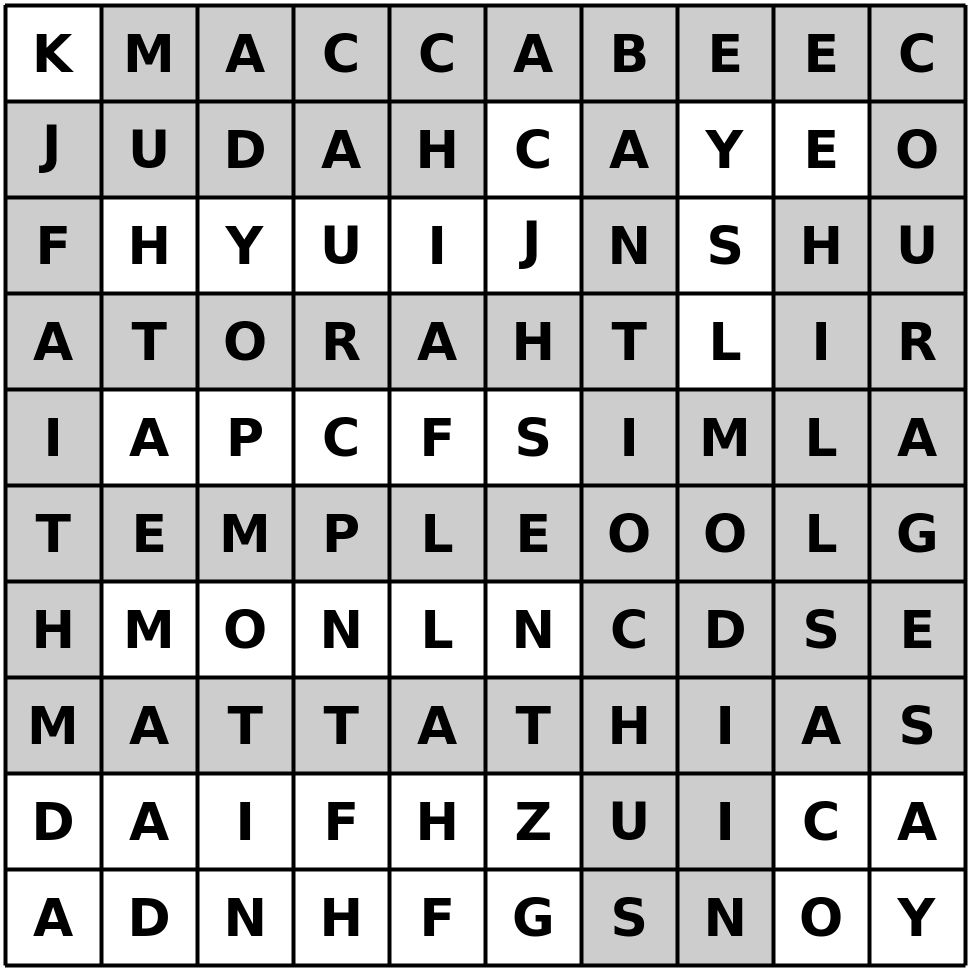
#> input picture books/hanukkah-8-nights/inputs/puzzle-assets/cacapalavras_noite1_gabarito_key.png, 1942 x 1942 px, given in place of cacapalavras_noite1.png, which was not available (shown at 1/2 size)
$ python montar_gabaritos_key.py
#> lines starting #> are read from the running program, lines starting #| are printed output that depends on the picture; after the words box and inside, x2 and y2 are one past the last pixel; in counts of white or black regions, pixels touching at a corner belong together; pictures that were not available may be replaced by others from this repository, and a replacement may not be noted
"""
montar_gabaritos_key.py
Gera os recortes *_key.png usados em content/answer-key.typ e confere, por codigo,
cada gabarito contra o puzzle impresso e contra o JSON. Nao sobrescreve nada:
todas as saidas tem sufixo _key. Uso (a partir da raiz do estudio):

    python books/hanukkah-8-nights/legacy/scripts/montar_gabaritos_key.py

Conversoes para miolo P&B: amarelo (destaque do caca-palavras) -> cinza claro;
vermelho (caminho do labirinto / contorno do ligar-pontos) -> cinza escuro mais grosso.
"""
import json
import re
import sys
from pathlib import Path

import numpy as np
from PIL import Image, ImageDraw, ImageFilter, ImageFont
from scipy import ndimage

ROOT = Path(__file__).resolve().parents[2]
PZ = ROOT / "inputs" / "puzzle-assets"
CT = ROOT / "content"
ok_all = True


def check(cond, msg):
    global ok_all
    print(("  ok   " if cond else "  FALHA ") + msg)
    if not cond:
        ok_all = False


def load(name, mode="RGB"):
#> called with name = 'cacapalavras_noite1.png', mode = 'L'
    return Image.open(PZ / name).convert(mode)
#> returned value is the input picture: PIL image 1942x1942 L; min 0, max 255, mean 187.2
#> call 2 of load, with name = 'cacapalavras_noite1_grade.png', mode = 'L'
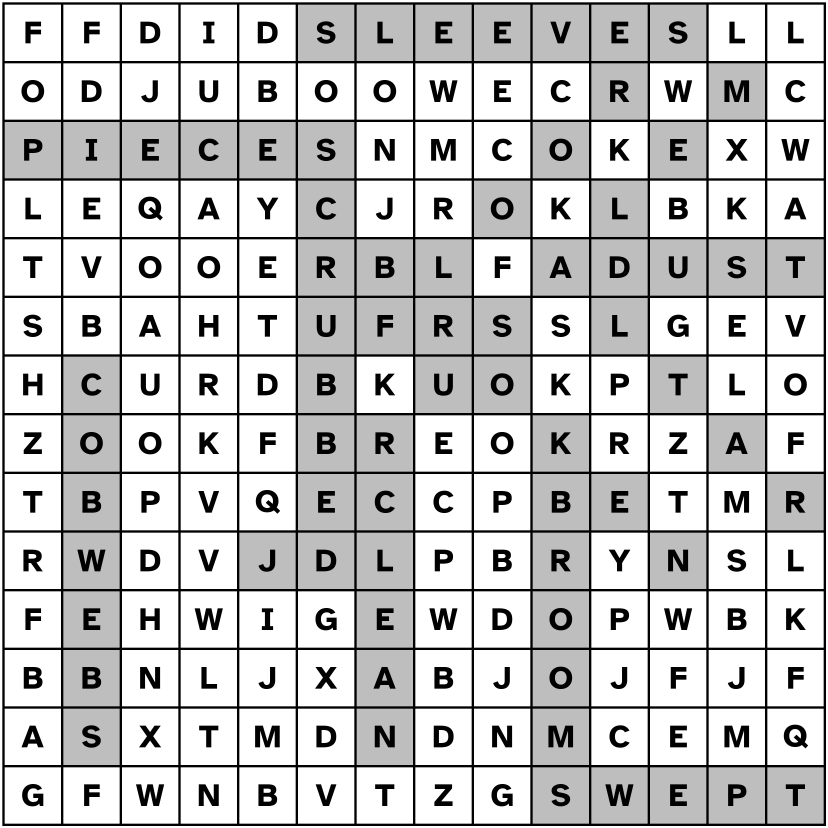
#> input picture books/hanukkah-8-nights/inputs/puzzle-assets/extra_n2_cacapalavras_templo_gabarito.png, 2484 x 2484 px, given in place of cacapalavras_noite1_grade.png, which was not available (shown at 1/3 size)


def arr(im):
    return np.array(im)


def to_gray_key(im, yellow_to=205, red_to=95, dilate_red=0):
    """RGB -> L. Amarelo (255,235,150) vira cinza claro; vermelho (200,30,30) vira cinza escuro (dilatado)."""
    a = arr(im.convert("RGB")).astype(int)
    r, g, b = a[..., 0], a[..., 1], a[..., 2]
    yellow = (abs(r - 255) < 12) & (abs(g - 235) < 14) & (abs(b - 150) < 30)
    red = (abs(r - 200) < 40) & (g < 90) & (b < 90)
    gray = np.array(im.convert("L")).astype(np.uint8)
    out = gray.copy()
    out[yellow] = yellow_to
    redm = red
    if dilate_red:
        redm = ndimage.binary_dilation(red, iterations=dilate_red)
        # nao pintar por cima de preto (paredes/pontos)
        redm &= gray > 60
    out[redm] = red_to
    return Image.fromarray(out), yellow, red


def crop(im, ox, oy, w, h):
    return im.crop((ox, oy, ox + w, oy + h))


def bbox_nonwhite(a, thr=240):
#> called with thr = 240
    m = a < thr
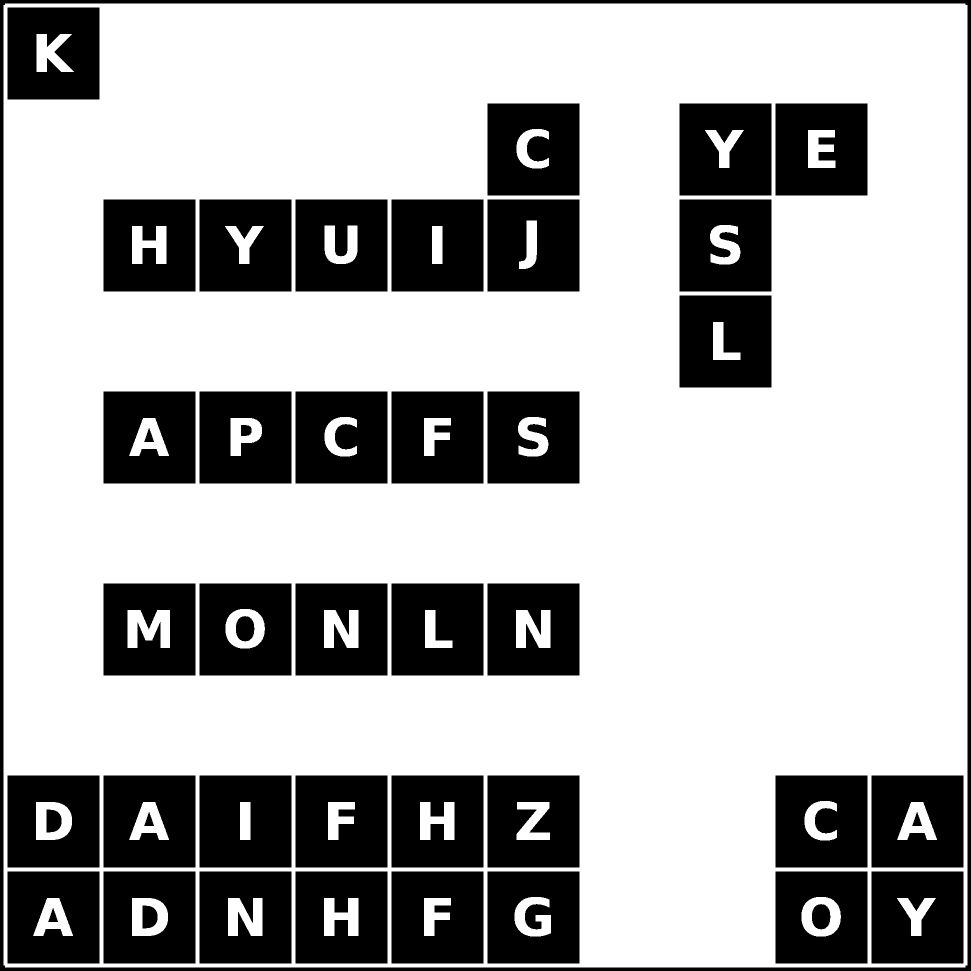
#> m: shape (1942, 1942) bool (shown at 1/2 size); 68.3% white; 47 black regions, largest, box (x1, y1, x2, y2) and area: (0, 0, 1942, 1942) 54229, (783, 399, 967, 583) 32260, (399, 1551, 583, 1735) 32260
    ys = np.where(m.any(1))[0]
#> ys = 1928 values from 7 to 1934
    xs = np.where(m.any(0))[0]
#> xs = 1928 values from 7 to 1934
    return xs[0], ys[0], xs[-1] + 1, ys[-1] + 1


def offset_of_recorte(orig_name, rec_name):
    O = arr(load(orig_name, "L"))
    R = arr(load(rec_name, "L"))
    bo, br = bbox_nonwhite(O), bbox_nonwhite(R)
#> call 2 of bbox_nonwhite, with thr = 240
#> in bbox_nonwhite (call 2), `m = a < thr`:
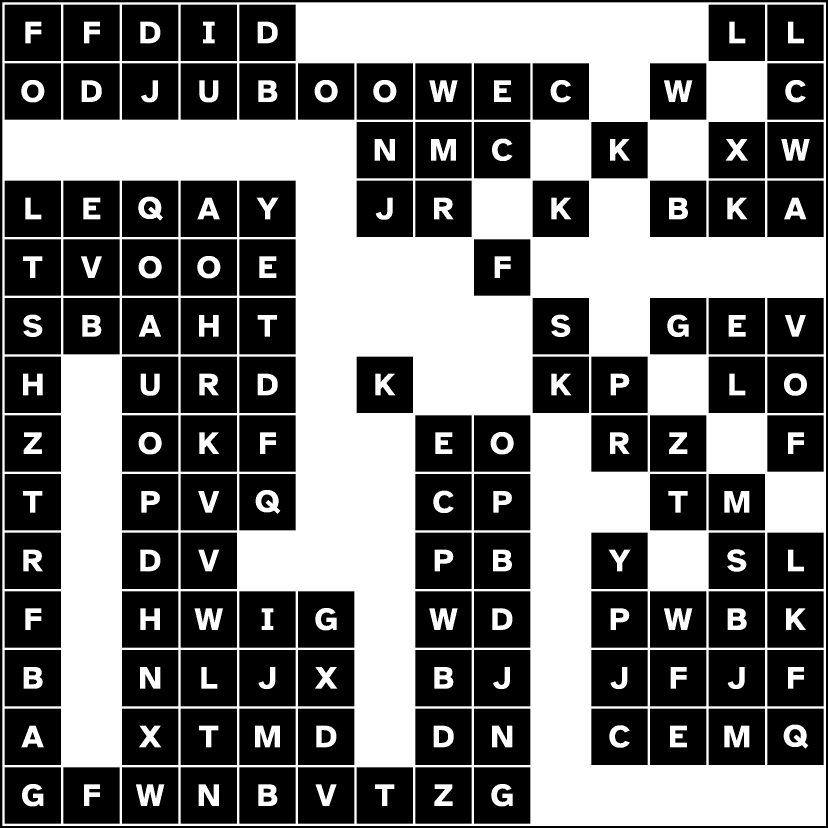
#> m: shape (2484, 2484) bool (shown at 1/3 size); 45% white; 128 white regions, largest, box (x1, y1, x2, y2) and area: (7, 7, 2478, 2478) 2478594, (1293, 417, 1368, 482) 3572, (2173, 1473, 2248, 1538) 3572
#> in bbox_nonwhite (call 2), `ys = np.where(m.any(1))[0]`: ys = 2471 values from 7 to 2477
#> bo = (7, 7, 1935, 1935); br = (7, 7, 2478, 2478)
    ox, oy = bo[0] - br[0], bo[1] - br[1]
#> ox = 0; oy = 0
    sub = O[oy:oy + R.shape[0], ox:ox + R.shape[1]]
    same = sub.shape == R.shape and int(np.abs(sub.astype(int) - R.astype(int)).sum()) == 0
#> same = False
    return ox, oy, R.shape[1], R.shape[0], same


# [7 lines left out: function printed_words, not called in this run]


# ------------------------------------------------------------------ caca-palavras
def wordsearch(orig, rec, gab, jsonf, n, typ, which):
    print(f"[caca-palavras] {gab}")
    ox, oy, w, h, same = offset_of_recorte(orig, rec)
#> ox = 0; oy = 0; w = 2484; h = 2484; same = False
    check(same, f"recorte impresso {rec} = recorte exato de {orig} (offset {ox},{oy})")
#|   FALHA recorte impresso cacapalavras_noite1_grade.png = recorte exato de cacapalavras_noite1.png (offset 0,0)
    G = load(gab)
#> in load, returned value is the input picture: PIL image 2484x2484 RGB; min 0, max 255, mean 196.6
    gray, yellow, _ = to_gray_key(G)
#> in to_gray_key, `a = arr(im.convert("RGB")).astype(int)`:
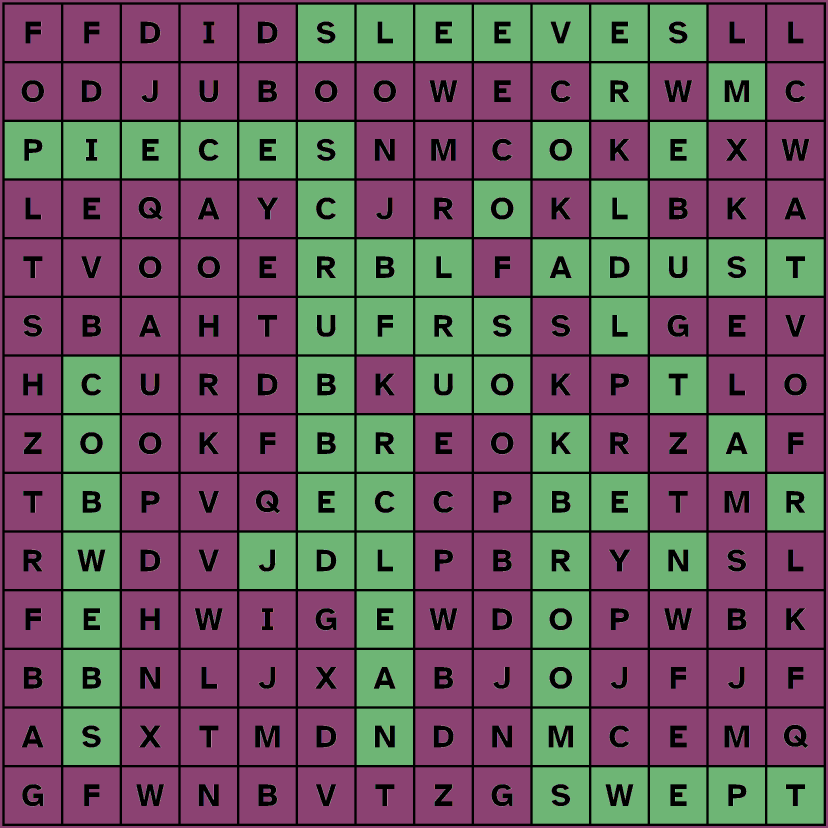
#> a: shape (2484, 2484, 3) int64 (shown at 1/3 size); 256 distinct labels, from 0 to 255; one colour per label, 0 black
#> in to_gray_key, `r, g, b = a[..., 0], a[..., 1], a[..., 2]`: r: shape (2484, 2484) int64; 256 distinct labels, from 0 to 255
#> in to_gray_key, `yellow = (abs(r - 255) < 12) & (abs(g - 235) < 14) & (abs(b - 150) < 30)`: yellow: shape (2484, 2484) bool; every value is 0
    # gabarito sem destaque == puzzle original?
    O = arr(load(orig, "L")).astype(int)
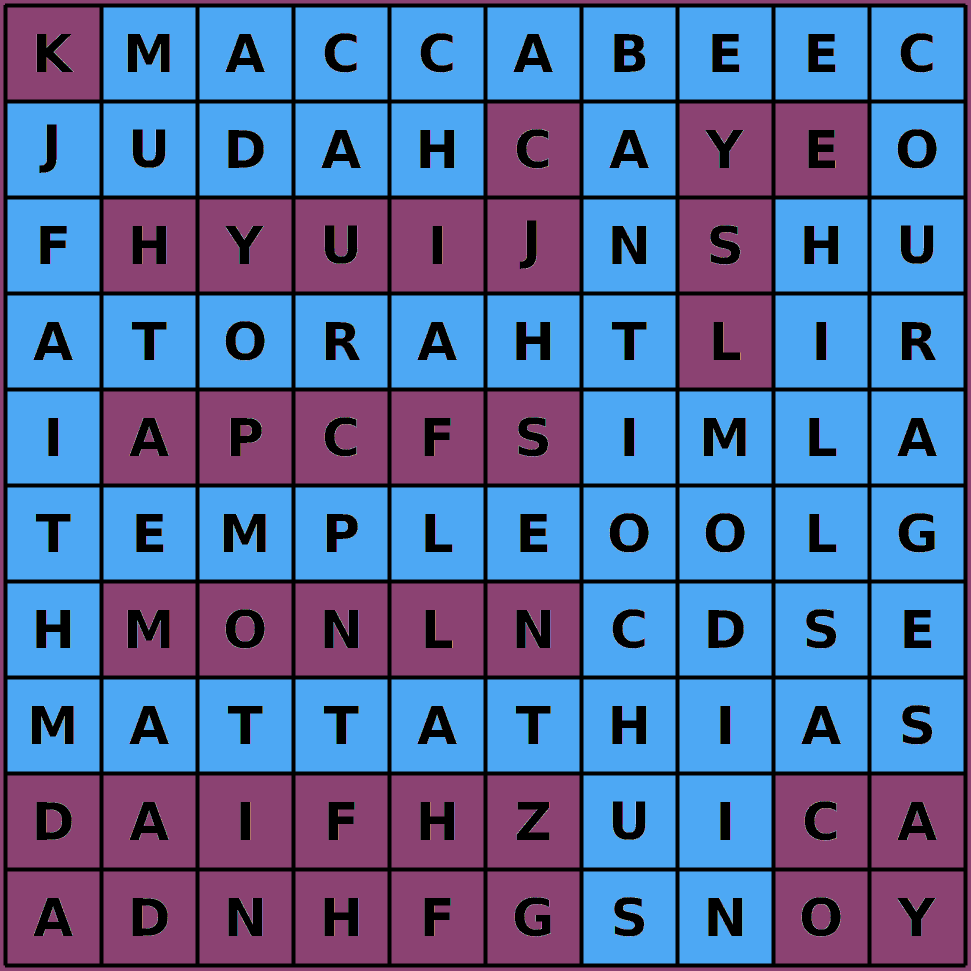
#> O: shape (1942, 1942) int64 (shown at 1/2 size); 256 distinct labels, from 0 to 255; one colour per label, 0 black
    Gnoy = arr(G.convert("L")).astype(int).copy()
    Gnoy[yellow] = 255
    # o PNG de gabarito pinta o fundo amarelo; letras e linhas devem coincidir (tolerancia ao anti-alias na borda)
#> (the run stopped early here; a loop or call above may not have finished)
